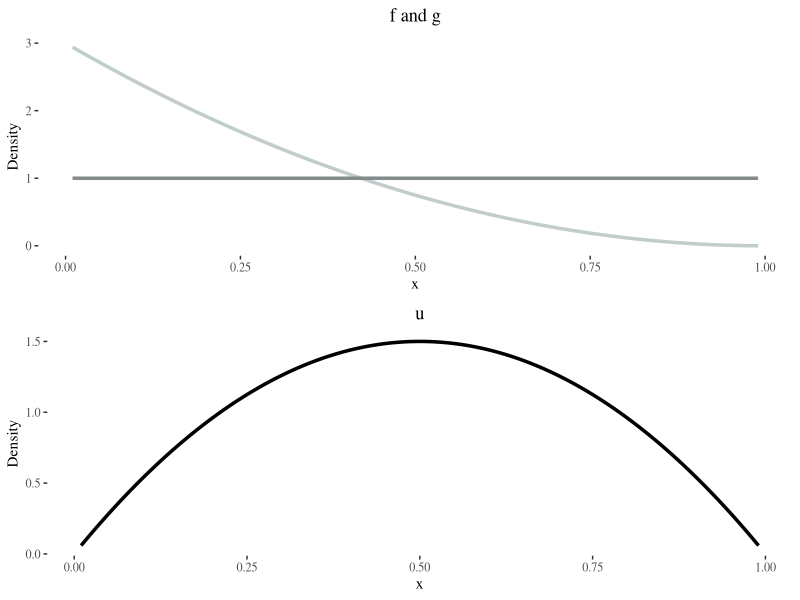

This figure's R source:
library(ggplot2)
library(tidyverse)
library(ggthemes)
library(gridExtra)
# F = Beta(1, 3) and G = Beta(1, 1)
u = seq(0.01, 0.99, 0.001)

fu = dbeta(u, 2 ,2)
fx = dbeta(u, 1, 3)
fy = dbeta(u, 1, 1)
df = data.frame(f = c(fx, fy),
                x = rep(u, 2), 
                dist = rep(c("F","G"), each = length(u)))


p1 = ggplot(df) +
  aes(x = x, y = f, color = dist, linetype = dist) +
  geom_line(size = 1.2) +
  ylab("Density") +
  scale_color_manual(values = c("azure3", "azure4")) +
  scale_linetype_manual(values = c("solid", "solid")) +
  theme_tufte() +
  theme(legend.position = "none") +
  theme(plot.title = element_text(hjust = 0.5)) +
  ggtitle(expression("f and g"))



df1 = data.frame(f = fu,
                 x = u,
                 dist = rep("U", length(u)))

p2 = ggplot(df1) +
  aes(x = x, y = f, color = dist, linetype = dist) +
  geom_line(size = 1.2) +
  ylab("Density") +
  scale_color_manual(values = "black") +
  scale_linetype_manual(values = "solid") +
  theme_tufte() +
  theme(legend.position = "none") +
  theme(plot.title = element_text(hjust = 0.5)) +
  ggtitle("u")


grid.arrange(p1, p2, nrow = 2)
